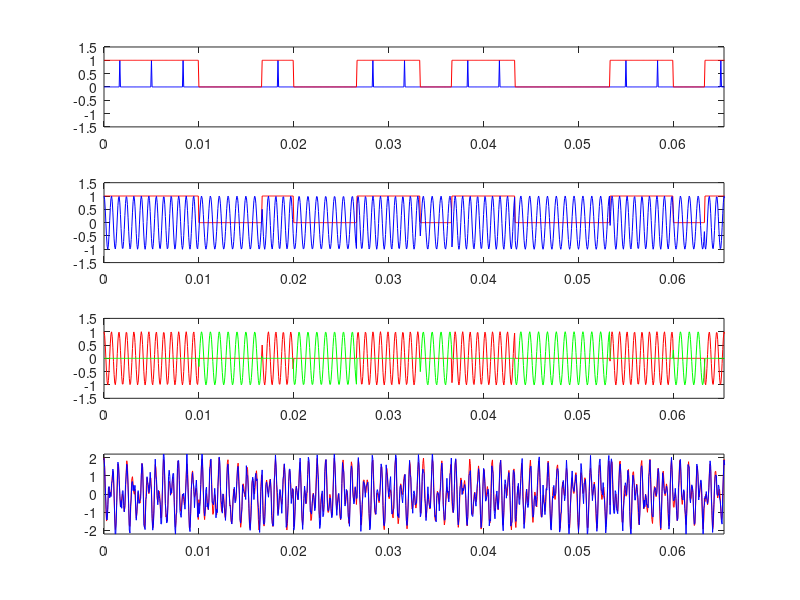
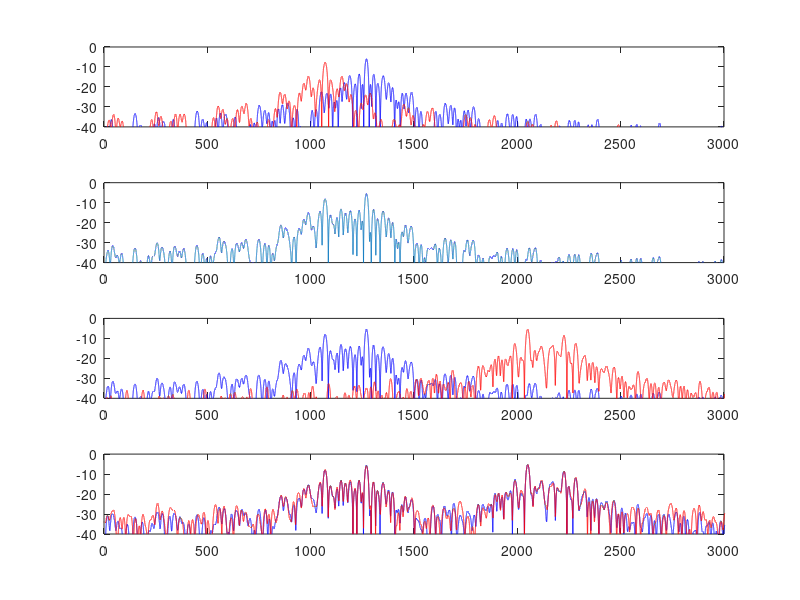

Write the MATLAB code that produced these figures, in order.
clear all
close all
clc

Rs=300;
Ts=1/Rs;
T=50; 		%50 sampe rate
fs=Rs*T;
ts=1/fs;
N=20;   	%10 sym
n_range=(0:N*T-1);
t=n_range*ts;
bnOri=unifrnd(-1,+1,1,N)>0;
bnAns=unifrnd(-1,+1,1,N)>0;

f1_Ori=1270;	f0_Ori=1070;
f1_Ans=2225;	f0_Ans=2050;
gTpulse=ones(1,T);
n_dly=n_range+T/2+1;
B0=1.5*Rs;
OriImpulses=upsample(bnOri,T,T/2);
mOri=conv(OriImpulses,gTpulse);
mOri=mOri(n_dly);
%Ori
f1=f1_Ori;	f0=f0_Ori;
gOri1=mOri.*cos(2*pi*f1*t);
gOri0=(1-mOri).*cos(2*pi*f0*t);
gOri=gOri1+gOri0;
gRng=[0,N*(T-1)*ts,-1.5,+1.5];

figure(1)
subplot(411),plot(t,OriImpulses,'b',t,mOri,'r'),axis(gRng);
subplot(412),plot(t,mOri,'r',t,gOri,'b'),axis(gRng);
subplot(413),plot(t,gOri1,'r',t,gOri0,'g'),axis(gRng);

AnsImpulses=upsample(bnAns,T,T/2);
mAns=conv(AnsImpulses,gTpulse);
mAns=mAns(n_dly);
%Ans
f1=f1_Ans;	f0=f0_Ans;
gAns=mAns.*cos(2*pi*f1*t)+(1-mAns).*cos(2*pi*f0*t);
%Noise
N0=0.00001;
sigma=sqrt(N0*fs/2);
w=normrnd(0,sigma,[1,N*T]);
Es=sum(gOri.^2)*ts/N;
SNR=10*log10(Es/N0);
Baund_B0_EbN0=[Rs,B0,SNR];

g_t=gOri+gAns;
g_w=g_t+w;
% g_w=g_t;

gRng=[0,N*(T-1)*ts,-2.2,+2.2];
subplot(414),plot(t,g_t,'r',t,g_w,'b'),axis(gRng);

Nfft=length(t),Nfft=2^ceil(log2(Nfft)*2);
df=fs/Nfft;
fk=(-Nfft/2:Nfft/2-1)*df;
Rxx=xcorr(gOri1)/N;
gOri1_f=ts*fftshift(fft(Rxx,Nfft));
Rxx=xcorr(gOri0)/N;
gOri0_f=ts*fftshift(fft(Rxx,Nfft));
Rxx=xcorr(gOri)/N;
gOri_f=ts*fftshift(fft(Rxx,Nfft));
Rxx=xcorr(gAns)/N;
gAns_f=ts*fftshift(fft(Rxx,Nfft));
Rxx=xcorr(g_t)/N;
gt_f=ts*fftshift(fft(Rxx,Nfft));
Rxx=xcorr(g_w)/N;
gw_f=ts*fftshift(fft(Rxx,Nfft));

figure(2)
f_range=[0,3000,-40,0]
subplot(411),plot(fk,10*log10(abs(gOri1_f)),'b',fk,10*log10(abs(gOri0_f)),'r'),axis(f_range);
subplot(412),plot(fk,10*log10(abs(gOri_f))),axis(f_range);
subplot(413),plot(fk,10*log10(abs(gOri_f)),'b',fk,10*log10(abs(gAns_f)),'r'),axis(f_range);
subplot(414),plot(fk,10*log10(abs(gt_f)),'b',fk,10*log10(abs(gw_f)),'r'),axis(f_range);